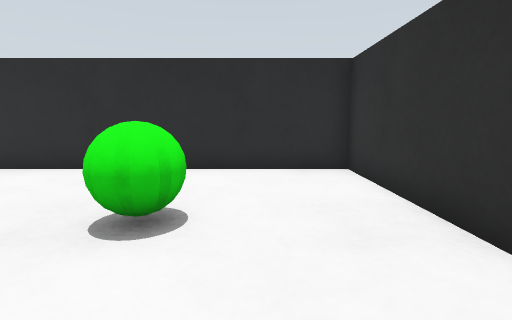
[1] (above)

19 first-person views from a walk through a world built for the Gazebo simulator. The camera is 0.13 m above the floor, tilts 8° down and sees 85° across. The floor is counted in squares, 0.1 m on a side. Each view is taken from the middle of a square. On the plan, view 1 faces up. The plan holds only what a view shows up to about 13 squares ahead; the rest is blank.

[2]
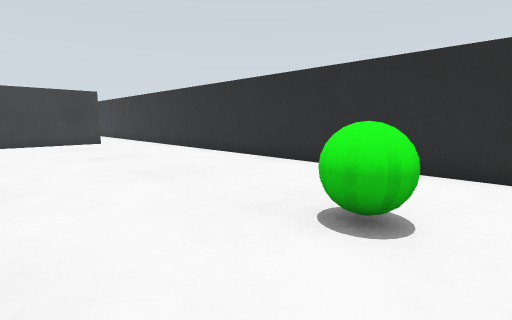

[3]
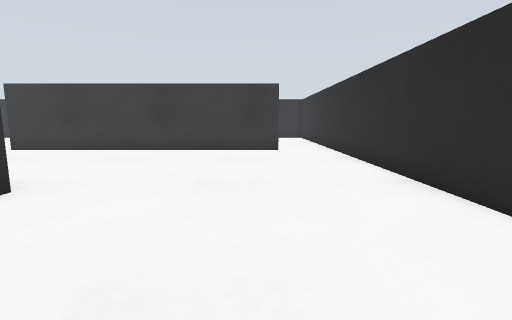

[4]
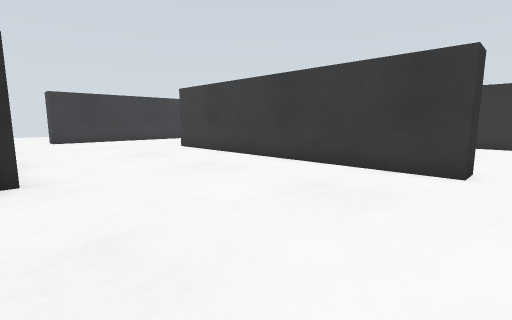

[5]
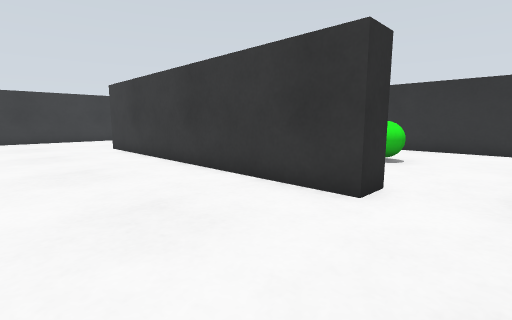

[6]
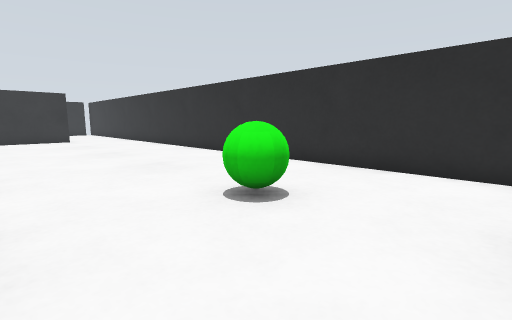

[7]
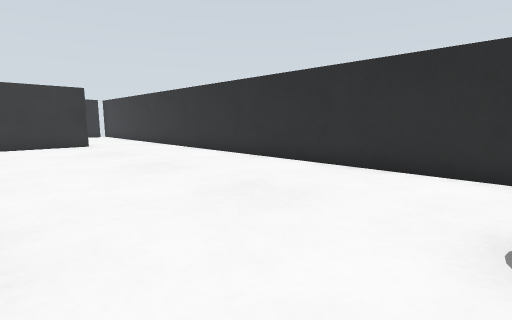

[8]
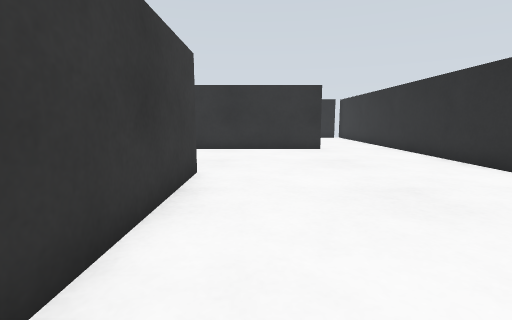

[9]
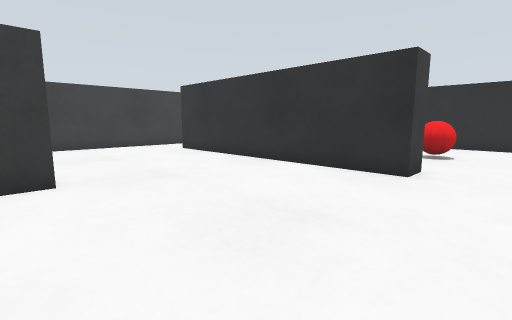

[10]
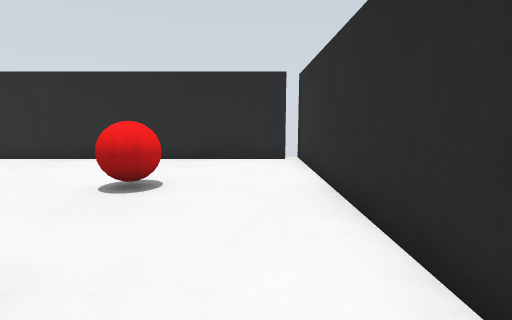

[11]
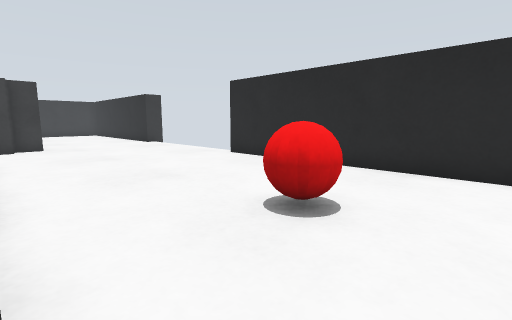

[12]
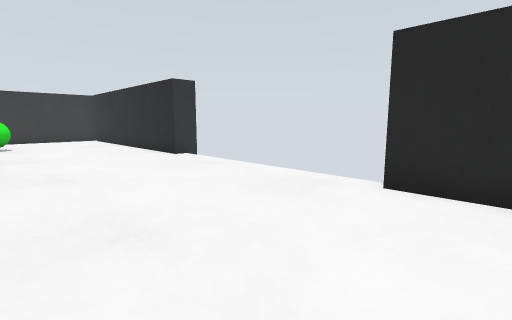

[13]
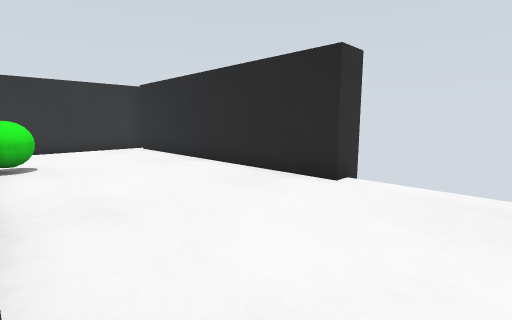

[14]
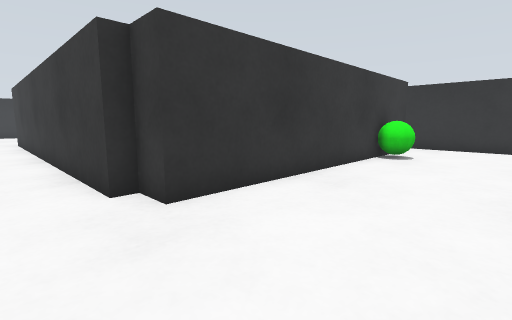

[15]
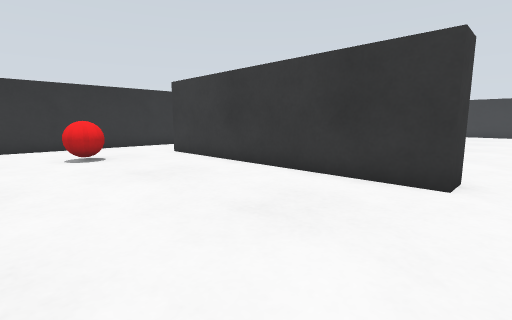

[16]
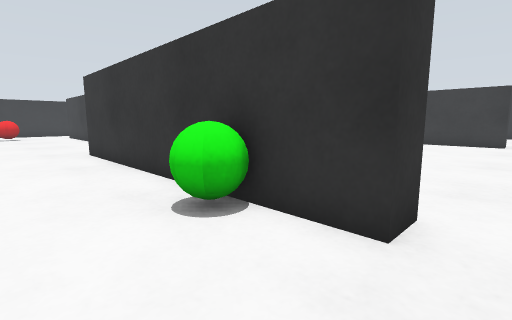

[17]
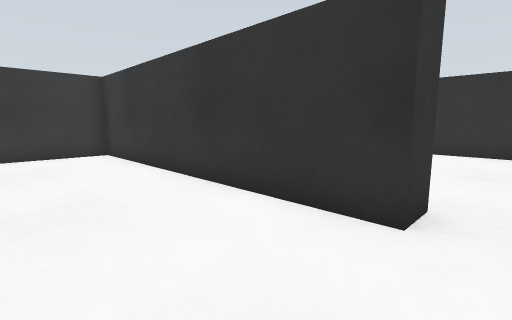

[18]
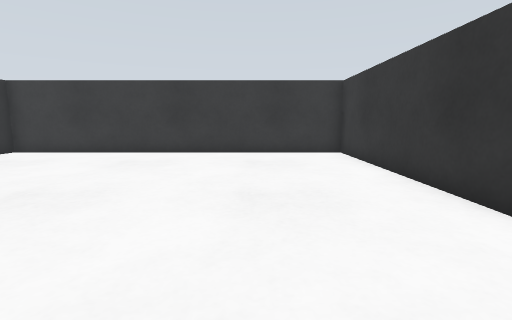

[19]
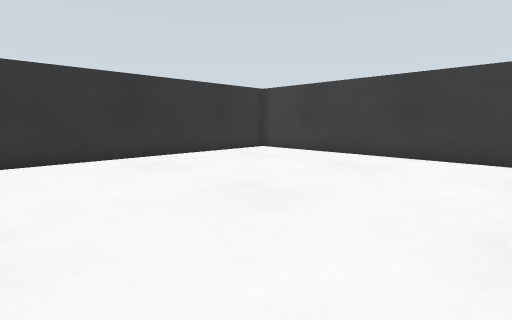

### Floor plan
Points are (right, up) in squares from view 1. A wall is a line through its corners. A room is listed if a view was taken in it or the views show most of it. See-through windows are left out.
Room 1 (views 1, 2, 3, 4, 5, 6, 7, 8, 9, 10, 11, 12, 13, 14, 15, 16, 17, 18, 19)
walls: (-13, -12.9) (-13, -14) (-23, -14) (-23, -13) (-13.2, -13); (-10.6, -1) (-10.1, -1); (-18.5, -7) (-18.5, -1.5); (-10.5, -15) (-10.5, -2.8); (-18.6, 5) (-17.5, 5) (-17.5, -7); (1, -0.4) (1, -1.5) (-9.5, -1.5) (-9.5, -15) (0.6, -15); (-8, -21.5) (2, -21.5); (1, -14.9) (1, -16) (-10, -16) (-10, -15); (2.5, 2.5) (2.5, 7.5) (-18.1, 7.5); (-26.5, 6.8) (-26.5, -22); (-26.1, -21.5) (-16, -21.5); (2.5, -21.2) (2.5, -15.8)
ways out: gap at (-26, -22); gap at (-16, -22); gap at (-8, -22); gap at (2, -22)
objects: red ball (-23, -18) to (-22, -17); green ball (-23, 3) to (-22, 4); green ball (-2, -17) to (-1, -17); green ball (-2, 3) to (-1, 4)

Positions as (right, up) in squares from view 1, and headings:
1: (0, 0), facing up
2: (0, 0), facing up-left
3: (-5, 4), facing left
4: (-10, 6), facing down-left
5: (-13, 7), facing down-left
6: (-19, 7), facing down-left
7: (-19, 3), facing down-left
8: (-20, 0), facing down
9: (-25, -6), facing down-right
10: (-25, -12), facing down
11: (-25, -14), facing down-right
12: (-18, -16), facing down-right
13: (-11, -16), facing down-right
14: (-12, -20), facing up-right
15: (-12, -20), facing up-left
16: (2, -19), facing up-left
17: (2, -5), facing up-left
18: (2, -5), facing left
19: (1, -5), facing down-left
